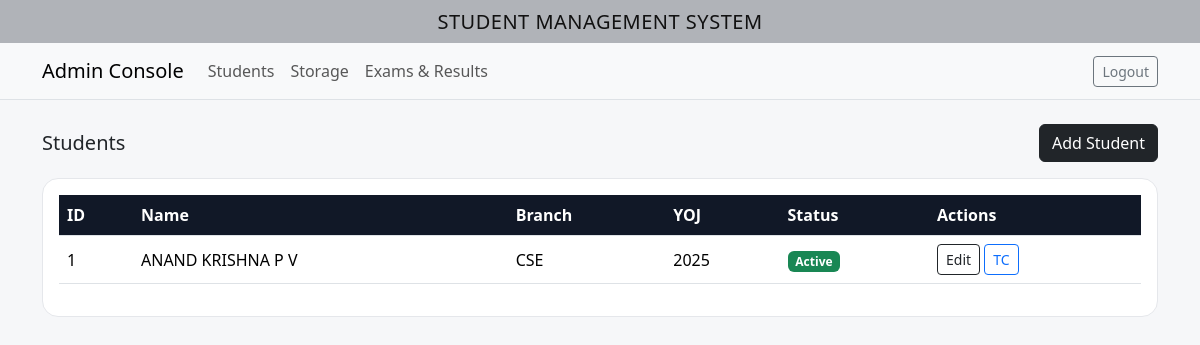
/students (signed in), run on the app's committed database.
### tables this page shows
CREATE TABLE students (
            id INTEGER PRIMARY KEY AUTOINCREMENT,
            full_name TEXT NOT NULL,
            branch TEXT NOT NULL,
            year_of_joining INTEGER NOT NULL,
            dob TEXT NOT NULL,
            polycet_rank TEXT,
            admission_based_on TEXT NOT NULL,
            aadhar_student TEXT,
            aadhar_parent TEXT,
            mobile_student TEXT,
            mobile_parent TEXT,
            status TEXT NOT NULL DEFAULT 'Active',
            photo_path TEXT
        );

### app.py (the view)
@app.route('/students')
@login_required
def students():
    conn = get_db()
    cur = conn.cursor()
    cur.execute("SELECT * FROM students ORDER BY id DESC")
    students = cur.fetchall()
    conn.close()
    return render_template('students.html', students=students)

### app.py (called while the page is built)
def login_required(f):
    @wraps(f)
    def wrapper(*args, **kwargs):
        if not session.get("logged_in"):
            return redirect(url_for("login"))
        return f(*args, **kwargs)
    return wrapper

### db.py (called while the page is built)
def get_db():
    conn = sqlite3.connect(DB_PATH)
    conn.row_factory = sqlite3.Row
    return conn

### templates/students.html (shortened to what this page needs)
{% extends 'base.html' %}
{% block content %}
<div class="d-flex align-items-center justify-content-between mb-3">
  <h5 class="m-0">Students</h5>
  <a class="btn btn-dark" data-bs-toggle="collapse" href="#addForm">Add Student</a>
</div>
<div class="card">
  <div class="card-body">
    <div class="table-responsive">
      <table class="table table-hover align-middle">
        <thead>
          <tr>
            <th>ID</th>
            <th>Name</th>
            <th>Branch</th>
            <th>YOJ</th>
            <th>Status</th>
            <th>Actions</th>
          </tr>
        </thead>
        <tbody>
          {% for s in students %}
          <tr>
            <td>{{ s.id }}</td>
            <td>{{ s.full_name }}</td>
            <td>{{ s.branch }}</td>
            <td>{{ s.year_of_joining }}</td>
            <td><span class="badge {% if s.status=='Active' %}bg-success{% else %}bg-secondary{% endif %}">{{ s.status }}</span></td>
            <td>
              <a class="btn btn-sm btn-outline-dark" href="{{ url_for('edit_student', student_id=s.id) }}">Edit</a>
              <a class="btn btn-sm btn-outline-primary" href="{{ url_for('tc_form', student_id=s.id) }}">TC</a>
            </td>
          </tr>
          {% endfor %}
        </tbody>
      </table>
    </div>
  </div>
</div>
{% endblock %}

### static/css/style.css (style rules this page uses)
body { background:#f6f7f9; }
.card { border-radius:1rem; border:1px solid #e5e7eb; }
.table thead th { background:#111827; color:#fff; }

### data on the page
students: id "1", full_name "ANAND KRISHNA P V", branch "CSE", year_of_joining "2025", status "Active"
